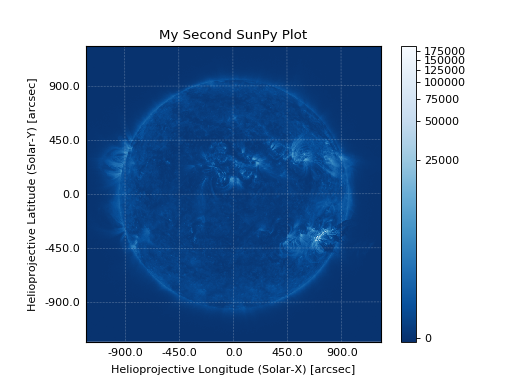

The script that drew this image:
import sunpy.map
import sunpy.data.sample
import matplotlib.pyplot as plt
smap = sunpy.map.Map(sunpy.data.sample.AIA_171_IMAGE)
smap.plot_settings['title'] = "My Second SunPy Plot"
smap.plot_settings['cmap'] = plt.cm.Blues_r
fig = plt.figure()
smap.plot()
plt.colorbar()
plt.show()
